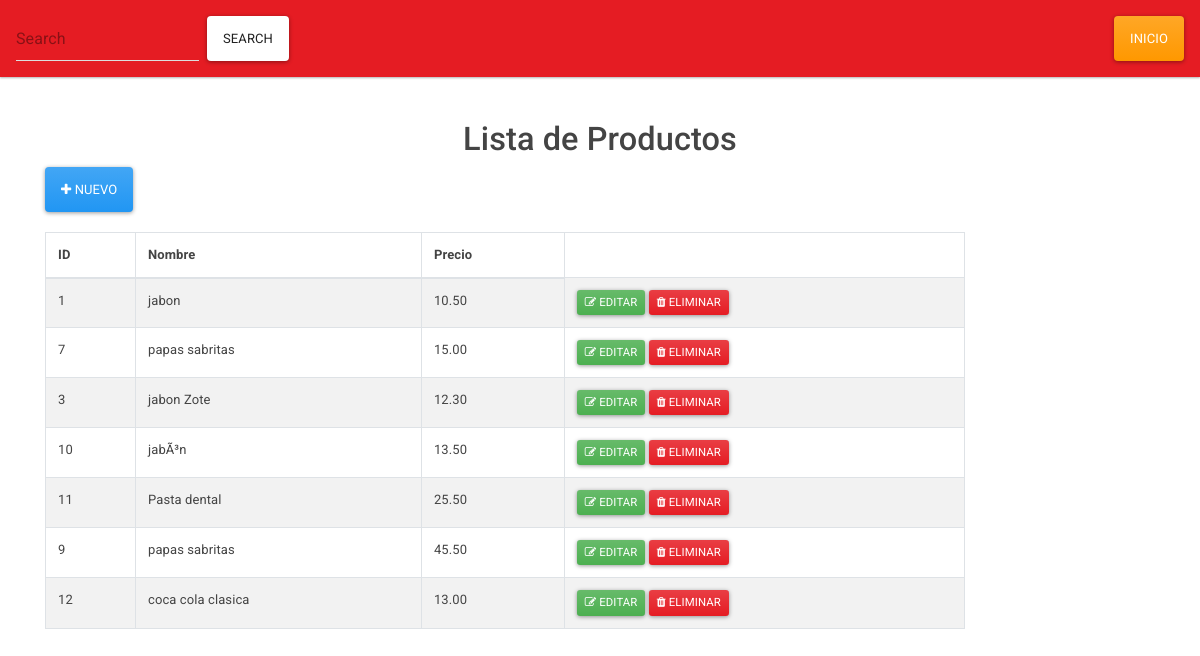
The page /buscar.php on the database its author committed.
### tables this page shows
CREATE TABLE IF NOT EXISTS `productos` (
  `id` int(11) NOT NULL AUTO_INCREMENT,
  `nombre` varchar(30) NOT NULL,
  `precio` decimal(5,2) NOT NULL,
  PRIMARY KEY (`id`)
);

### buscar.php (the view, shortened to what this page needs)
<!DOCTYPE html>
<html lang="es">
<head>
	<link rel="stylesheet" type="text/css" href="bootstrap/css/bootstrap.css">
	<link rel="stylesheet" type="text/css" href="bootstrap/css/custom.css">
	<link rel="stylesheet" type="text/css" href="bootstrap/css/font-awesome.css">
</head>
<body>
<div class="container">
	<nav class="navbar navbar-expand-lg fixed-top navbar bg-danger">
	  	<div class="collapse navbar-collapse" id="navbarColor02">
		    <form class="form-inline my-2 my-lg-0" method="post" action="buscar.php">
		      <input class="form-control mr-sm-2" placeholder="Search" type="text" id="buscar" name="buscar">
		      <button class="btn btn-secondary my-2 my-sm-0" type="submit">Search</button>
		    </form>
	  	</div>
	  	<a href="panel.php" class="btn btn-warning"></span>Inicio</a>
	</nav>
	<h1 class="page-header text-center">Lista de Productos</h1>
	<div class="row">
		<div class="col-sm-10">
			<a href="#addnew" class="btn btn-primary" data-toggle="modal"><span class="fa fa-plus"></span> Nuevo</a>
			<table class="table table-bordered table-striped" style="margin-top:20px;">
				<thead>
					<th>ID</th>
					<th>Nombre</th>
					<th>Precio</th>
				</thead>
				<tbody>
					<?php
						$database = new Connection();
    					$db = $database->open();
						try{
							$buscar=$_POST['buscar'];
						    $sql = "SELECT * FROM productos WHERE nombre LIKE '";
						    $sql=$sql.$buscar."%'";
						    foreach ($db->query($sql) as $row) {
						    	?>
						    	<tr>
						    		<td><?php echo $row['id']; ?></td>
						    		<td><?php echo $row['nombre']; ?></td>
						    		<td><?php echo $row['precio']; ?></td>
						    		<td>
						    			<a href="#edit_<?php echo $row['id']; ?>" class="btn btn-success btn-sm" data-toggle="modal"><span class="fa fa-edit"></span> Editar</a>
						    			<a href="#delete_<?php echo $row['id']; ?>" class="btn btn-danger btn-sm" data-toggle="modal"><span class="fa fa-trash"></span> Eliminar</a>
						    		</td>
						    	</tr>
						    	<?php
						    }
						}
						catch(PDOException $e){
							echo "There is some problem in connection: " . $e->getMessage();
						}
					?>
				</tbody>
			</table>
		</div>
	</div>
</div>
</body>
</html>

### rows shown on the page
productos: id "1", nombre "jabon", precio "10.50"
productos: id "7", nombre "papas sabritas", precio "15.00"
productos: id "3", nombre "jabon Zote", precio "12.30"
productos: id "10", nombre "jabÃ³n", precio "13.50"
productos: id "11", nombre "Pasta dental", precio "25.50"
productos: id "9", nombre "papas sabritas", precio "45.50"
productos: id "12", nombre "coca cola clasica", precio "13.00"
